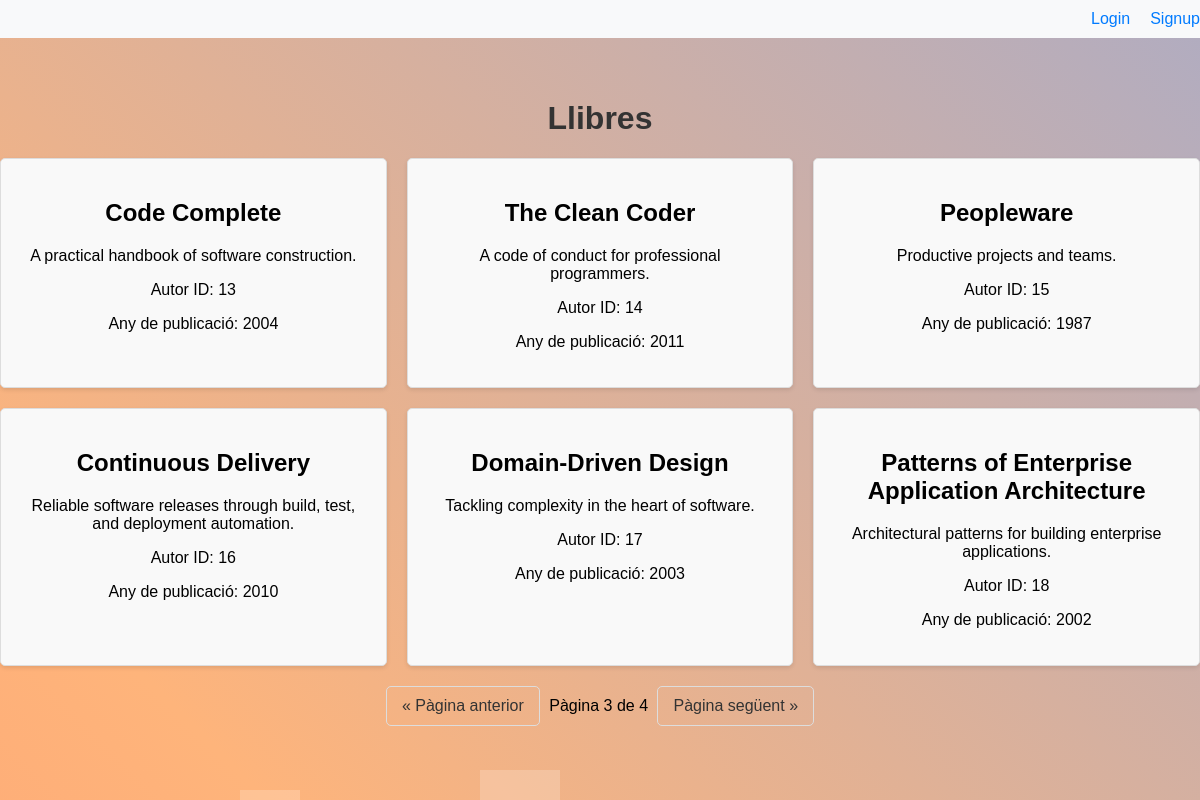
The page /?pagina=3 on the database its author committed.
### tables this page shows
CREATE TABLE `books` (
  `id` int(11) NOT NULL,
  `title` varchar(255) NOT NULL,
  `author_id` int(11) DEFAULT NULL,
  `publication_year` int(11) DEFAULT NULL,
  `description` text DEFAULT NULL
);

### Public/index.php (called while the page is built)
<?php
include '../views/index.view.php';
?>

### Controllers/BookController.php (called while the page is built, shortened)
<?php
include '../config.php';
include '../models/Book.php';
class BookController {
    public function getBooksByPage($page, $booksPerPage) {
        $book = new Book();
        return $book->getByPage($page, $booksPerPage);
    }
    public function getTotalBooks() {
        $book = new Book();
        return $book->getTotalCount();
    }
}
?>

### Models/Book.php (called while the page is built, shortened)
<?php
include '../config.php';
class Book {
    private $db;
    public function __construct() {
        global $pdo;
        $this->db = $pdo;
    }
    public function getByPage($page, $booksPerPage) {
        $offset = ($page - 1) * $booksPerPage;
        $stmt = $this->db->prepare("SELECT * FROM books LIMIT :limit OFFSET :offset");
        $stmt->bindParam(':limit', $booksPerPage, PDO::PARAM_INT);
        $stmt->bindParam(':offset', $offset, PDO::PARAM_INT);
        $stmt->execute();
        return $stmt->fetchAll(PDO::FETCH_ASSOC);
    }
    public function getTotalCount() {
        $stmt = $this->db->query("SELECT COUNT(*) FROM books");
        return $stmt->fetchColumn();
    }
}
?>

### Views/index.view.php (the view, shortened to what this page needs)
<?php
include '../controllers/BookController.php';
$controller = new BookController();
$page = isset($_GET['pagina']) ? (int)$_GET['pagina'] : 1;
$booksPerPage = 6;
$books = $controller->getBooksByPage($page, $booksPerPage);
$totalBooks = $controller->getTotalBooks();
$totalPages = ceil($totalBooks / $booksPerPage);
?>
<!DOCTYPE html>
<html>
<head>
    <link rel="stylesheet" type="text/css" href="../public/Estils/styles.css">
</head>
<body>
    <div class="shapes">
        <div class="shape"></div>
        <div class="shape"></div>
    </div>
    <div class="navbar">
        <?php if (isset($_SESSION['username'])): ?>
            <span>Welcome, <?php echo $_SESSION['username']; ?>!</span>
            <a href="../public/logout.php">Logout</a>
        <?php else: ?>
            <a href="../public/login.php">Login</a>
            <a href="../public/signup.php">Signup</a>
        <?php endif; ?>
    </div>
    <div class="content">
        <h1>Llibres</h1>
        <div class="books">
            <?php foreach ($books as $book): ?>
                <div class="book">
                    <h2><?php echo htmlspecialchars($book['title']); ?></h2>
                    <p><?php echo htmlspecialchars($book['description']); ?></p>
                    <p>Autor ID: <?php echo htmlspecialchars($book['author_id']); ?></p>
                    <p>Any de publicació: <?php echo htmlspecialchars($book['publication_year']); ?></p>
                </div>
            <?php endforeach; ?>
        </div>
        <div class="pagination">
            <?php if ($page > 1): ?>
                <a href="?pagina=<?php echo $page - 1; ?>">&laquo; Pàgina anterior</a>
            <?php endif; ?>
            <span>Pàgina <?php echo $page; ?> de <?php echo $totalPages; ?></span>
            <?php if ($page < $totalPages): ?>
                <a href="?pagina=<?php echo $page + 1; ?>">Pàgina següent &raquo;</a>
            <?php endif; ?>
        </div>
    </div>
</body>
</html>

### Public/Estils/styles.css (style rules this page uses)
body { font-family: Arial, sans-serif; background: linear-gradient(45deg, #ff7e5f, #feb47b, #86a8e7, #91eae4); background-size: 400% 400%; animation: gradientAnimation 15s ease infinite; display: flex; flex-direction: column; align-items: center; height: 100vh; margin: 0; overflow: hidden; position: relative; }
h1 { text-align: center; margin-top: 40px; color: #333; }
.shapes { position: absolute; width: 100%; height: 100%; overflow: hidden; z-index: 0; }
.shape { position: absolute; bottom: -50px; width: 40px; height: 40px; background: rgba(255, 255, 255, 0.2); animation: shapeAnimation 20s linear infinite; }
.shape:nth-child(2) { left: 20%; width: 60px; height: 60px; animation-duration: 20s; animation-delay: 2s; }
.shape:nth-child(4) { left: 40%; width: 80px; height: 80px; animation-duration: 18s; animation-delay: 0s; }
.navbar { display: flex; justify-content: flex-end; background-color: #f8f9fa; padding: 10px; width: 100%; position: absolute; top: 0; z-index: 1; }
.navbar a { margin-left: 20px; text-decoration: none; color: #007bff; }
.content { z-index: 1; text-align: center; margin-top: 60px; }
.books { display: grid; grid-template-columns: repeat(3, 1fr); grid-gap: 20px; margin-top: 20px; }
.book { background-color: #f9f9f9; padding: 20px; border: 1px solid #ddd; border-radius: 5px; box-shadow: 0 2px 4px rgba(0, 0, 0, 0.1); }
.pagination { text-align: center; margin-top: 20px; }
.pagination a { display: inline-block; padding: 10px 15px; margin: 0 5px; border: 1px solid #ddd; color: #333; text-decoration: none; border-radius: 5px; transition: background-color 0.3s, color 0.3s; }
.book a, .pagination a, .insert-button { position: relative; z-index: 1; }

### rows shown on the page
books: title "Code Complete", description "A practical handbook of software construction.", author "13", publication_year "2004"
books: title "The Clean Coder", description "A code of conduct for professional programmers.", author "14", publication_year "2011"
books: title "Peopleware", description "Productive projects and teams.", author "15", publication_year "1987"
books: title "Continuous Delivery", description "Reliable software releases through build, test, and deployment automation.", author "16", publication_year "2010"
books: title "Domain-Driven Design", description "Tackling complexity in the heart of software.", author "17", publication_year "2003"
books: title "Patterns of Enterprise Application Architecture", description "Architectural patterns for building enterprise applications.", author "18", publication_year "2002"

### other values the page prints
$page "3"
$totalPages "4"
